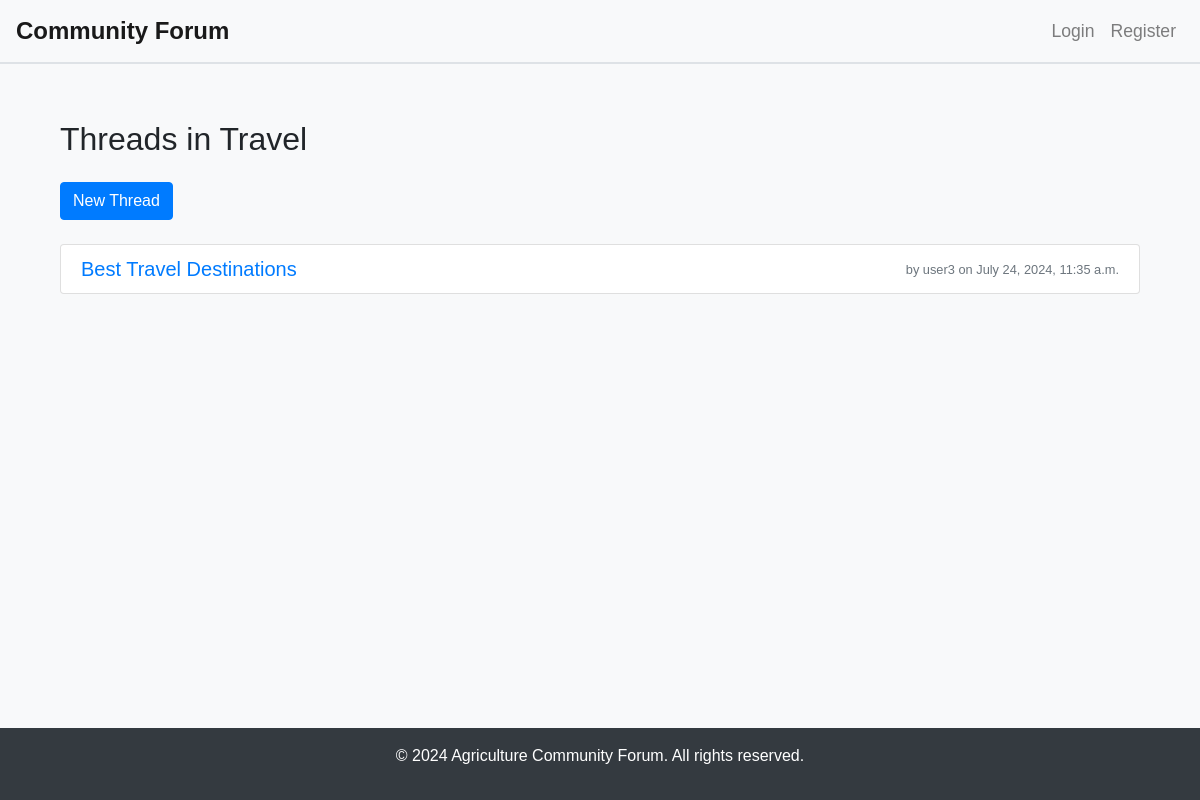
/category/travel/, run on the app's committed database.
### forum/models.py (models this page shows, shortened)
class Category(models.Model):
    name = models.CharField(max_length=255, unique=True)
    slug = models.SlugField(max_length=255, unique=True, blank=True)
    description = models.TextField()
    created_at = models.DateTimeField(auto_now_add=True)
    updated_at = models.DateTimeField(auto_now=True)

class Thread(models.Model):
    title = models.CharField(max_length=255)
    slug = models.SlugField(max_length=255, unique=True, blank=True)
    content = models.TextField()
    category = models.ForeignKey(
        Category, related_name='threads', on_delete=models.CASCADE)
    author = models.ForeignKey(
        User, related_name='threads', on_delete=models.CASCADE)
    is_published = models.BooleanField(default=True)
    tags = models.CharField(max_length=255, blank=True)
    created_at = models.DateTimeField(auto_now_add=True)
    updated_at = models.DateTimeField(auto_now=True)

### forum/views.py (the view)
def thread_list(request, category_slug):
    category = get_object_or_404(Category, slug=category_slug)
    threads = category.threads.filter(is_published=True)
    return render(request, 'forum/thread_list.html', {'category': category, 'threads': threads})

### forum/templates/forum/thread_list.html
{% extends 'forum/base.html' %}
{% block content %}
<div class="container">
    <h2 class="mb-4">Threads in {{ category.name }}</h2>
    <a href="{% url 'new_thread' category.slug %}" class="btn btn-primary mb-4">New Thread</a>
    {% if threads %}
        <ul class="list-group">
            {% for thread in threads %}
                <li class="list-group-item d-flex justify-content-between align-items-center">
                    <a href="{% url 'thread_detail' category.slug thread.slug %}" class="h5 mb-0">{{ thread.title }}</a>
                    <div class="text-muted small">
                        <span>by {{ thread.author.username }}</span>
                        <span>on {{ thread.created_at|date:"F j, Y, g:i a" }}</span>
                    </div>
                </li>
            {% endfor %}
        </ul>
    {% else %}
        <p>No threads available in this category.</p>
    {% endif %}
</div>
{% endblock %}

### forum/templates/forum/base.html (style rules this page uses)
html, body { height: 100%; margin: 0; }
body { font-family: Arial, sans-serif; background-color: #f8f9fa; display: flex; flex-direction: column; }
.container { flex: 1; margin-top: 2rem; }

### data on the page
Category: name "Travel"
Thread: title "Best Travel Destinations", author.username "user3", created_at "July 24, 2024, 11:35 a.m."
